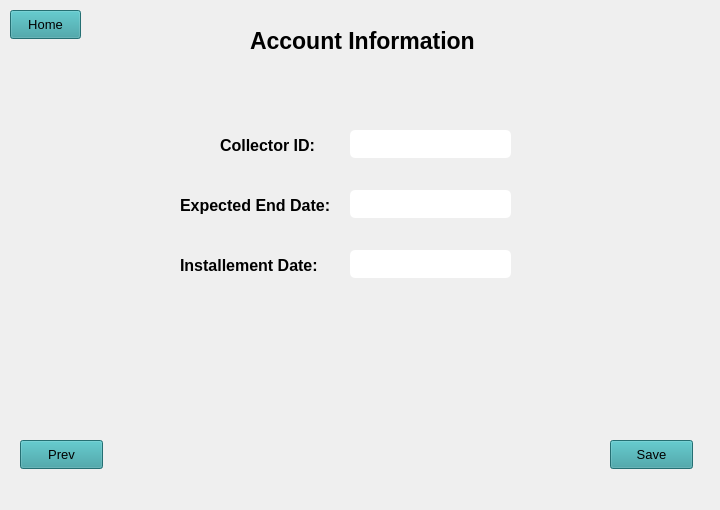
   <widget class="QWidget" name="tab_4">
    <property name="styleSheet">
     <string notr="true">QLineEdit{
background: rgb(197, 197, 197);
border-radius:5px;
font: 11pt &quot;Segoe UI&quot;;
}</string>
    </property>
    <attribute name="title">
     <string>Page</string>
    </attribute>
    <widget class="QLabel" name="label">
     <property name="geometry">
      <rect>
       <x>250</x>
       <y>20</y>
       <width>241</width>
       <height>41</height>
      </rect>
     </property>
     <property name="font">
      <font>
       <family>Segoe UI</family>
       <pointsize>-1</pointsize>
       <italic>false</italic>
       <bold>true</bold>
      </font>
     </property>
     <property name="styleSheet">
      <string notr="true">
font: 700 9pt &quot;Segoe UI&quot;;
font-size: 23px</string>
     </property>
     <property name="text">
      <string>Account Information</string>
     </property>
    </widget>
    <widget class="QLabel" name="label_2">
     <property name="geometry">
      <rect>
       <x>220</x>
       <y>130</y>
       <width>101</width>
       <height>31</height>
      </rect>
     </property>
     <property name="font">
      <font>
       <family>Segoe UI</family>
       <pointsize>-1</pointsize>
       <italic>false</italic>
       <bold>true</bold>
      </font>
     </property>
     <property name="styleSheet">
      <string notr="true">
font: 700 9pt &quot;Segoe UI&quot;;
font-size: 16px;
color: black;</string>
     </property>
     <property name="text">
      <string>Collector ID:</string>
     </property>
    </widget>
    <widget class="QLineEdit" name="lineEdit_15">
     <property name="geometry">
      <rect>
       <x>350</x>
       <y>130</y>
       <width>161</width>
       <height>28</height>
      </rect>
     </property>
     <property name="styleSheet">
      <string notr="true">background-color: rgb(255, 255, 255);

font: 11pt &quot;Segoe UI&quot;;
color: black</string>
     </property>
    </widget>
    <widget class="QLabel" name="label_5">
     <property name="geometry">
      <rect>
       <x>180</x>
       <y>190</y>
       <width>161</width>
       <height>31</height>
      </rect>
     </property>
     <property name="font">
      <font>
       <family>Segoe UI</family>
       <pointsize>-1</pointsize>
       <italic>false</italic>
       <bold>true</bold>
      </font>
     </property>
     <property name="styleSheet">
      <string notr="true">
font: 700 9pt &quot;Segoe UI&quot;;
font-size: 16px;
color: black;</string>
     </property>
     <property name="text">
      <string>Expected End Date:</string>
     </property>
    </widget>
    <widget class="QLineEdit" name="lineEdit_33">
     <property name="geometry">
      <rect>
       <x>350</x>
       <y>190</y>
       <width>161</width>
       <height>28</height>
      </rect>
     </property>
     <property name="styleSheet">
      <string notr="true">background-color: rgb(255, 255, 255);

font: 11pt &quot;Segoe UI&quot;;
color: black</string>
     </property>
    </widget>
    <widget class="QPushButton" name="saveButton">
     <property name="geometry">
      <rect>
       <x>610</x>
       <y>440</y>
       <width>83</width>
       <height>29</height>
      </rect>
     </property>
     <property name="styleSheet">
      <string notr="true">background-color: rgb(52, 156, 161);
font: 700 9pt &quot;Segoe UI&quot;;
font-size: 13px;
color: black;</string>
     </property>
     <property name="text">
      <string>Save</string>
     </property>
    </widget>
    <widget class="QPushButton" name="Home4">
     <property name="geometry">
      <rect>
       <x>10</x>
       <y>10</y>
       <width>71</width>
       <height>29</height>
      </rect>
     </property>
     <property name="styleSheet">
      <string notr="true">background-color: rgb(52, 156, 161);
font: 700 9pt &quot;Segoe UI&quot;;
font-size: 13px;
color: black;</string>
     </property>
     <property name="text">
      <string>Home</string>
     </property>
    </widget>
    <widget class="QPushButton" name="Prev3">
     <property name="geometry">
      <rect>
       <x>20</x>
       <y>440</y>
       <width>83</width>
       <height>29</height>
      </rect>
     </property>
     <property name="styleSheet">
      <string notr="true">background-color: rgb(52, 156, 161);
font: 700 9pt &quot;Segoe UI&quot;;
font-size: 13px;
color: black;</string>
     </property>
     <property name="text">
      <string>Prev</string>
     </property>
    </widget>
    <widget class="QLabel" name="label_59">
     <property name="geometry">
      <rect>
       <x>180</x>
       <y>250</y>
       <width>161</width>
       <height>31</height>
      </rect>
     </property>
     <property name="font">
      <font>
       <family>Segoe UI</family>
       <pointsize>-1</pointsize>
       <italic>false</italic>
       <bold>true</bold>
      </font>
     </property>
     <property name="styleSheet">
      <string notr="true">
font: 700 9pt &quot;Segoe UI&quot;;
font-size: 16px;
color: black;</string>
     </property>
     <property name="text">
      <string>Installement Date:</string>
     </property>
    </widget>
    <widget class="QLineEdit" name="lineEdit_67">
     <property name="geometry">
      <rect>
       <x>350</x>
       <y>250</y>
       <width>161</width>
       <height>28</height>
      </rect>
     </property>
     <property name="styleSheet">
      <string notr="true">background-color: rgb(255, 255, 255);

font: 11pt &quot;Segoe UI&quot;;
color: black</string>
     </property>
    </widget>
    <widget class="QLabel" name="label_39">
     <property name="geometry">
      <rect>
       <x>0</x>
       <y>0</y>
       <width>711</width>
       <height>501</height>
      </rect>
     </property>
     <property name="text">
      <string/>
     </property>
     <property name="pixmap">
      <pixmap>../assets/background-2.jpg</pixmap>
     </property>
     <property name="scaledContents">
      <bool>true</bool>
     </property>
    </widget>
    <zorder>label_39</zorder>
    <zorder>label</zorder>
    <zorder>label_2</zorder>
    <zorder>lineEdit_15</zorder>
    <zorder>label_5</zorder>
    <zorder>lineEdit_33</zorder>
    <zorder>saveButton</zorder>
    <zorder>Home4</zorder>
    <zorder>Prev3</zorder>
    <zorder>label_59</zorder>
    <zorder>lineEdit_67</zorder>
   </widget>
